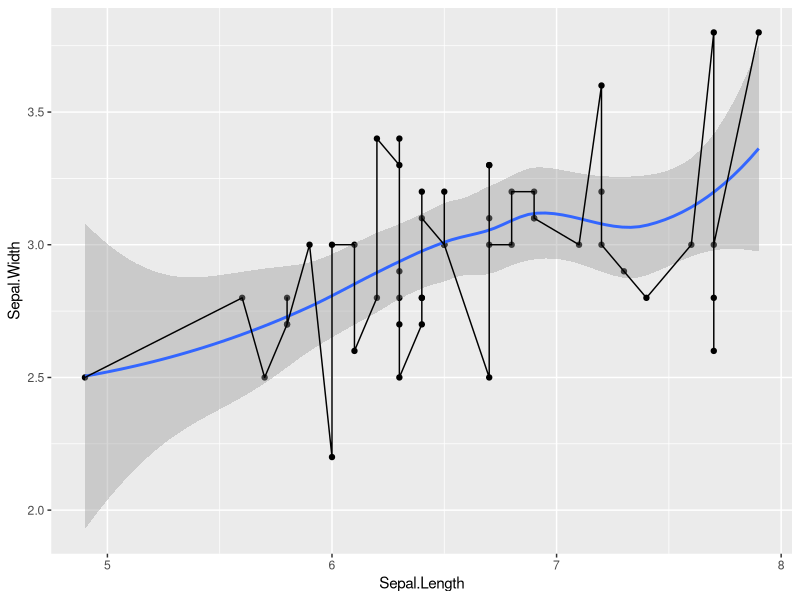
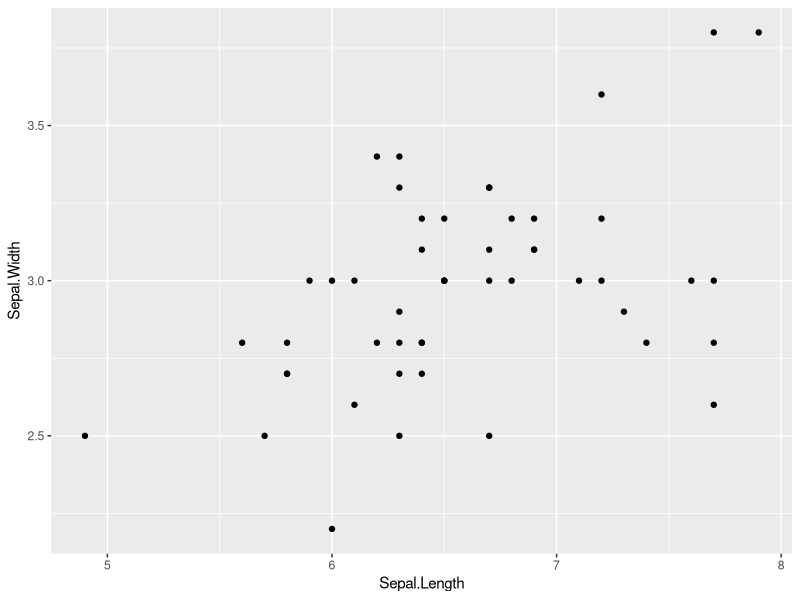
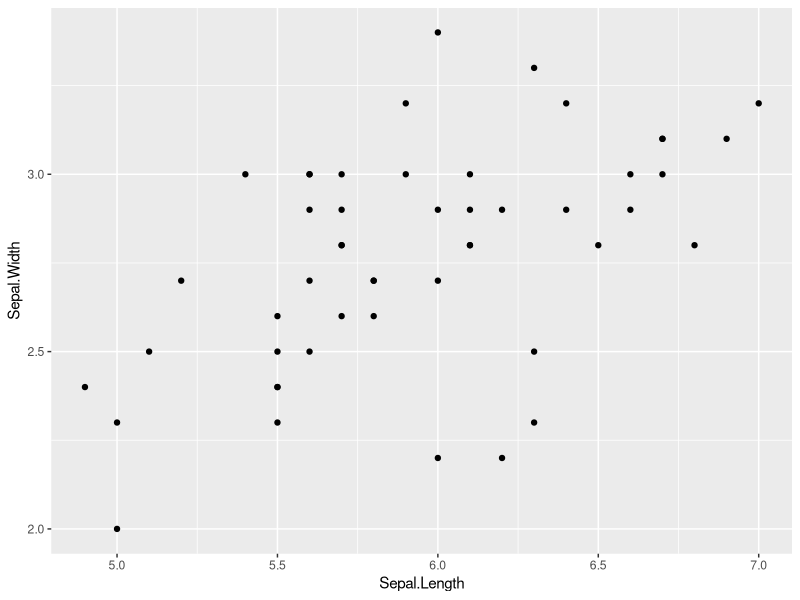
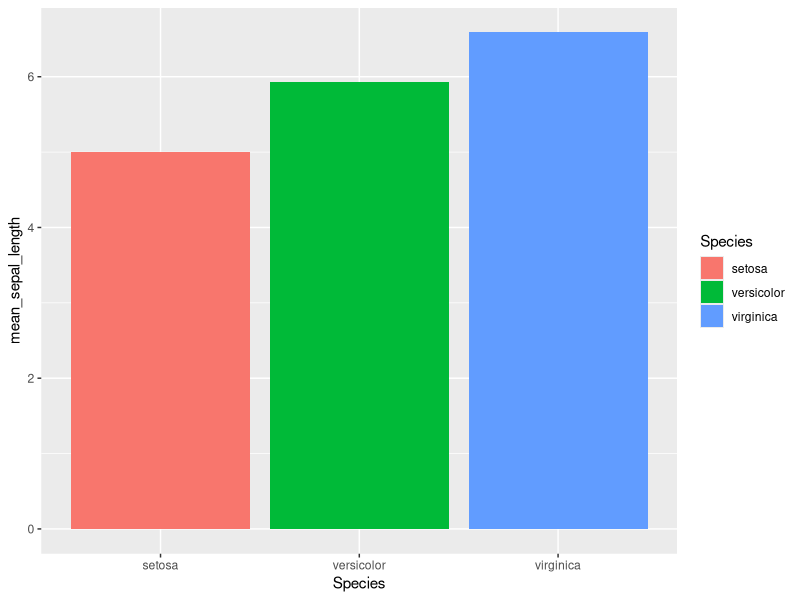
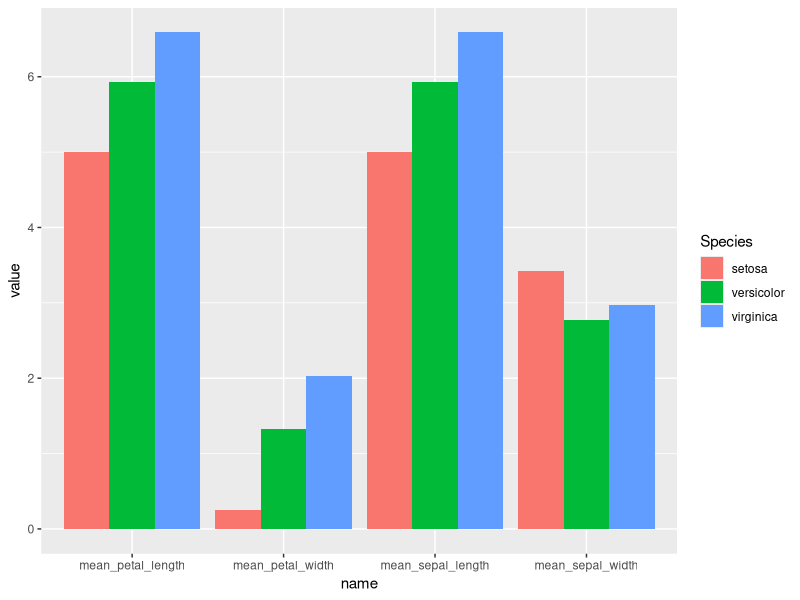
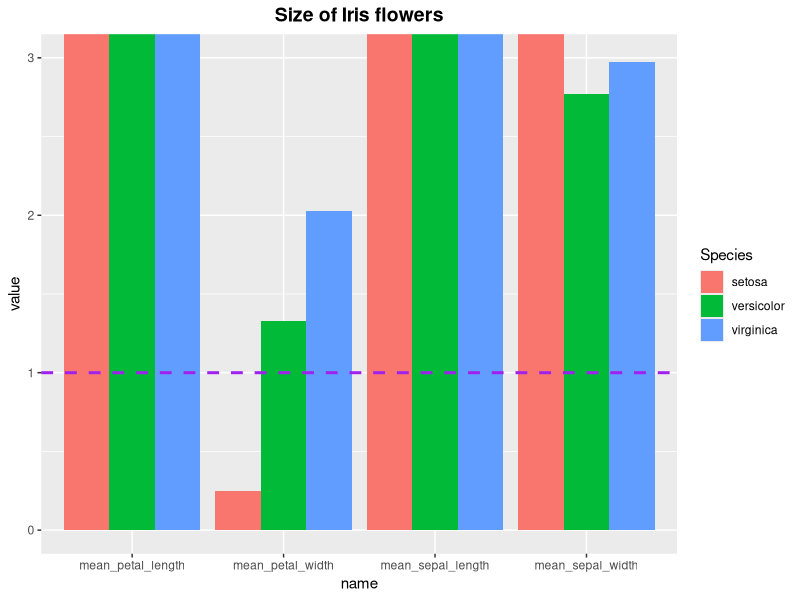
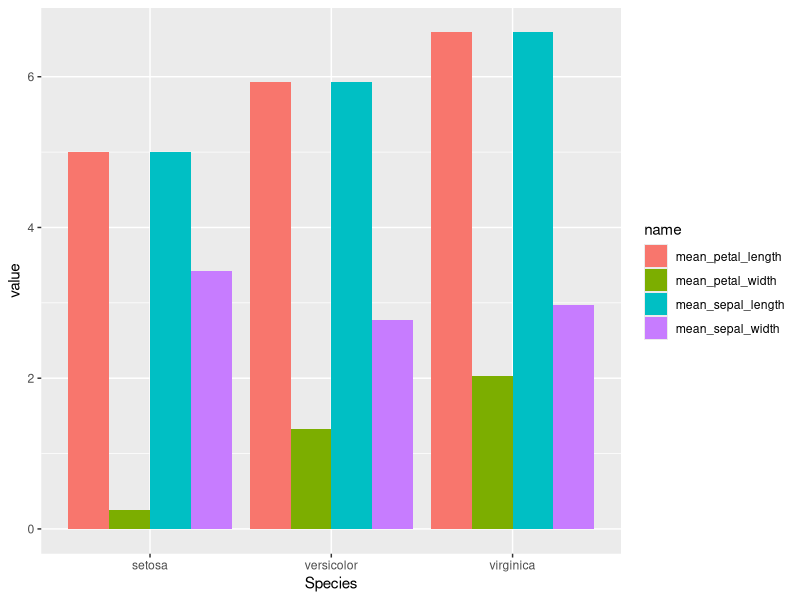
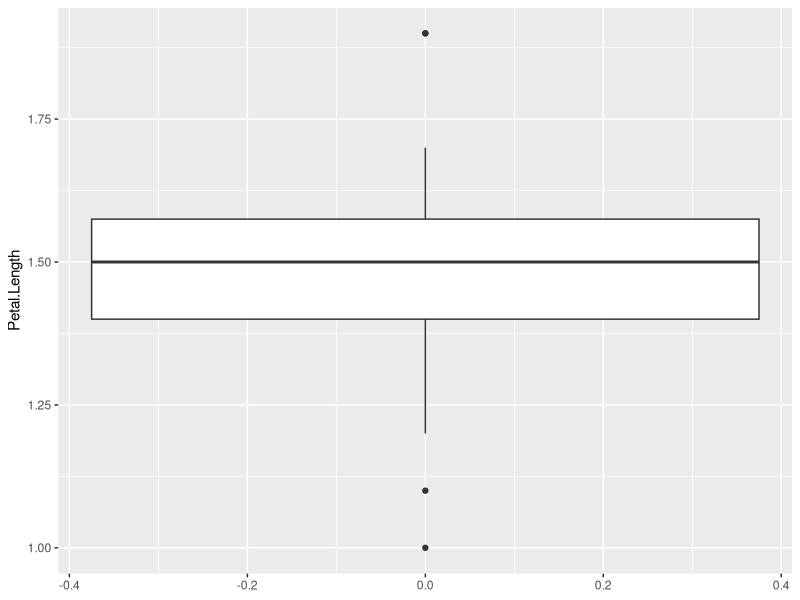

The R script that drew these images, in order:
## ---- chunk 1
library(tidyverse)
## ---- chunk 2
# note to self: Define these now for demonstration purposes later.
set.seed(6)
log_norm_dist <- data.frame(value=rlnorm(100, 15, 1)) %>%
  ggplot(aes(value)) +
  geom_histogram()
bimodal_dist <- data.frame(value=c(rnorm(100/2, mean = 2, sd = 0.5), rnorm(100/2, mean = 8, sd = 1))) %>%
  ggplot(aes(value)) +
  geom_histogram()
## ---- chunk 3
# Load an R-internal dataset and create a dataframe called iris.
data(iris)
#iris

# Look at the structure of the dataframe:
str(iris)

# Look at the first 6 rows of the dataframe:
head(iris)

# View the entire dataframe in a separate tab:
View(iris)
## ---- chunk 4
# Let's see how many measurements of each species we have:
table(iris$Species)
mean(iris$Sepal.Length) # Not very useful, because it's averaging over all species.

iris %>% # Note to self: Introduce the pipe
  group_by(Species) %>% # All following calculations will be done per category in the Species column.
  summarise(mean_sepal_length = mean(Sepal.Length), 
            mean_sepal_width = mean(Sepal.Width),
            mean_petal_length = mean(Sepal.Length),
            mean_petal_width = mean(Petal.Width)
            )
## ---- chunk 5
# Let's filter down the iris dataset to only include the virginica species.
only_virginica = iris %>%
  filter(Species=="virginica")

ggplot(only_virginica, aes(x=Sepal.Length, y=Sepal.Width)) +
  geom_point() + # Note to self: remove later
  geom_smooth() + # Note to self: add and remove later
  geom_line() # Note to self: add later
## ---- chunk 6
p = ggplot(only_virginica, aes(x=Sepal.Length, y=Sepal.Width)) +
  geom_point()

# To visualise the plot again, simply call the variable:
p
## ---- chunk 7
# You will have to adjust the filename point to a folder on your computer.
ggsave(filename="~/PhD/Teaching/example_plot.pdf", plot=p, width=7, height=5)
## ---- chunk 8
# Solution:
only_versicolor = iris %>%
  filter(Species=="versicolor")

ggplot(only_versicolor, aes(x=Sepal.Length, y=Sepal.Width)) +
  geom_point()
## ---- chunk 9
mean_flower_sizes = iris %>%
  group_by(Species) %>%
  summarise(mean_sepal_length = mean(Sepal.Length), 
            mean_sepal_width = mean(Sepal.Width),
            mean_petal_length = mean(Sepal.Length),
            mean_petal_width = mean(Petal.Width)
            )

# Let's fitler mean_flower_sizes down further to only include the mean sepal length
m_sep_len = mean_flower_sizes %>%
    select(c(Species, mean_sepal_length))

ggplot(m_sep_len, aes(x=Species, y=mean_sepal_length, fill=Species)) + # Note to self: Add fill later
  geom_col()

# Pie chart
# ggplot(mean_sepal_length, aes(x='', y=mean_sepal_length, fill=Species)) +
#   geom_bar(stat="identity") +
#   coord_polar("y") +
#   theme(axis.text = element_blank()) +
#   geom_text(aes(label = mean_sepal_length), position = position_stack(vjust=0.5))
## ---- chunk 10
# Look what that does to the dataframe!
mean_flower_sizes %>%
  pivot_longer(-Species) # -Species means all columns except Species. This is equivalent to c(mean_sepal_length, mean_sepal_width, mean_petal_length, mean_petal_width)

p = mean_flower_sizes %>%
  pivot_longer(-Species) %>% # You can pipe data directly into ggplot!
  ggplot(aes(x=name, y=value, fill=Species)) +
  geom_col(position='dodge') # Note to self: First without dodge!
p
## ---- chunk 11
# We can also add and change things after saving the plot to a variable:
p + 
  geom_hline(yintercept = 1, color="purple", linewidth = 1, linetype='dashed') + # Build this one by one for demonstration purpuses. Also save the plot to a variable and add a title later.
  ggtitle("Size of Iris flowers") +
  theme(plot.title = element_text(size=14, face="bold", hjust=0.5)) +
  coord_cartesian(ylim = c(0,3)) # Also demonstration purpuse.
## ---- chunk 12
# Solution:
mean_flower_sizes %>%
  pivot_longer(-Species) %>% 
  ggplot(aes(x=Species, y=value, fill=name)) +
  geom_col(position='dodge')
## ---- chunk 13
# To start with an easy example, let's filter down our iris dataset and plot a single box.
iris %>%
  filter(Species=="setosa") %>% 
  select(Petal.Length) %>% 
  ggplot(aes(y=Petal.Length)) +
  geom_boxplot()
## ---- chunk 14
# Let's go back to the original dataframe and make a new long table, this time on all the measurements.
tidy_iris = iris %>%
  pivot_longer(-Species)

ggplot(tidy_iris, aes(x=name, y=value, fill=Species)) + # Note to self. First without the fill!
  geom_boxplot() #+
  #coord_flip() # Demonstration purpose.
## ---- chunk 15
# Solution
tidy_iris %>%
  filter(Species=="versicolor") %>%
  ggplot(aes(x=Species, y=value, fill=name)) +
  geom_boxplot()
## ---- chunk 16
iris %>%
  filter(Species=="setosa") %>% 
  select(Sepal.Length) %>%
  ggplot(aes(x=Sepal.Length)) +
  geom_histogram(binwidth = 0.1) # Add binwidth later to explain histograms.
## ---- chunk 17
# Similarly to what we did with the box plot, we can also add several histograms simply by adding specifying a fill
iris %>%
  ggplot(aes(x=Petal.Length, fill=Species)) +
  geom_histogram(binwidth = 0.08, position="identity", alpha=0.8) # Note to self: Add alpha and identity later. Explain it.
## ---- chunk 18
iris %>%
  ggplot(aes(x=Petal.Length, fill=Species)) +
  geom_density(alpha=0.5) # Note to self: Add alpha later
## ---- chunk 19
iris %>%
  ggplot(aes(x=Petal.Length, fill=Species)) +
  geom_histogram(binwidth = 0.08, alpha=0.8, position="identity") +
  geom_density(alpha=0.5)
## ---- chunk 20
ggplot(tidy_iris, aes(x=name, y=value, fill=Species)) +
  geom_violin() 
## ---- chunk 21
ggplot(tidy_iris, aes(x=name, y=value, fill=Species)) +
  geom_violin() + 
  facet_wrap(~name, scales="free_x") + geom_violin(draw_quantiles=c(0.25,0.5,0.75)) # Note to self: explain scales and ddd quartiles later.
## ---- chunk 22
data(PlantGrowth)
View(PlantGrowth)
# Results from an experiment to compare yields (as measured by dried weight of plants) obtained under a control and two different treatment conditions.

PlantGrowth_wide = PlantGrowth %>%
  mutate(measurement = rep(c(1:10),3)) %>%
  pivot_wider(names_from = group, values_from = weight)
## ---- chunk 23
# Solution:
PlantGrowth_wide %>%
  ggplot(aes(x=trt1, y=trt2)) +
  geom_point() +
  ggtitle("4.8.1 - Scatter plot")
## ---- chunk 24
# Solution:
PlantGrowth %>%
  group_by(group) %>%
  summarise(median_growth = median(weight)) %>%
  ggplot(aes(x=group, y=median_growth)) +
  geom_col() +
  ggtitle("4.8.2 - Barplot")
## ---- chunk 25
# Solution
PlantGrowth %>%
  ggplot(aes(x=group, y=weight)) +
  geom_boxplot() + 
  ggtitle("4.8.3 - Boxplot")
## ---- chunk 26
# Solution:
PlantGrowth %>%
  ggplot(aes(x=weight, fill=group)) +
  geom_histogram(position="identity", alpha=0.8, binwidth = 0.15) +
  ggtitle("4.8.4 - Histogram")
## ---- chunk 27
# Solution:
PlantGrowth %>%
  ggplot(aes(x=weight, color=group)) +
  geom_density() +
  ggtitle("4.8.5 - Density plot")
## ---- chunk 28
PlantGrowth %>%
  ggplot(aes(x=group, y=weight)) +
  geom_violin(draw_quantiles=c(0.25,0.5,0.75)) +
  geom_point() +
  ggtitle("4.8.6 - Violin plot")
